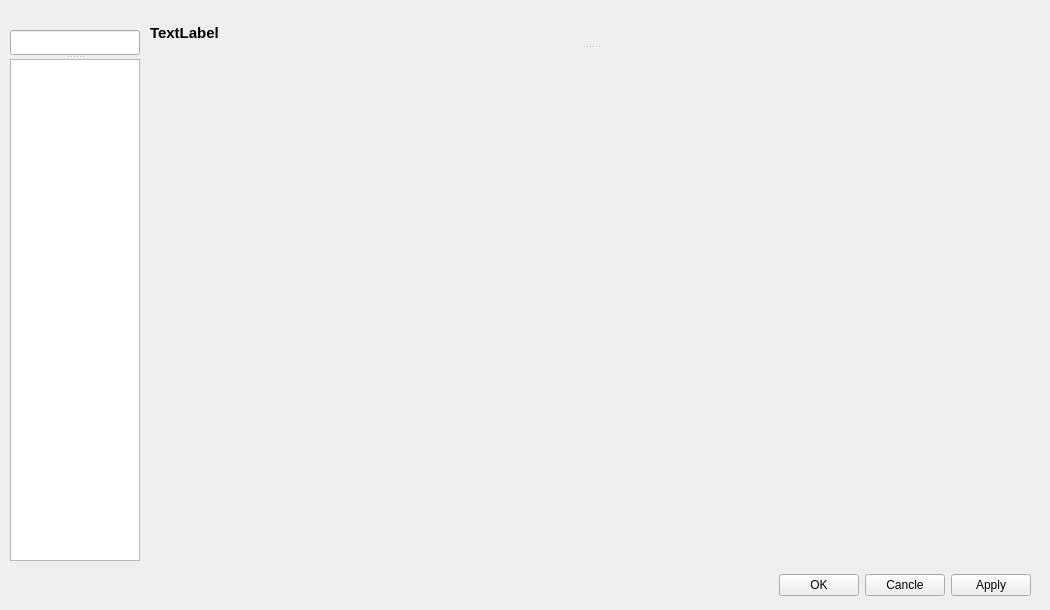
<?xml version="1.0" encoding="UTF-8"?>
<ui version="4.0">
 <class>SettingMainWindow</class>
 <widget class="QMainWindow" name="SettingMainWindow">
  <property name="geometry">
   <rect>
    <x>0</x>
    <y>0</y>
    <width>1050</width>
    <height>610</height>
   </rect>
  </property>
  <property name="minimumSize">
   <size>
    <width>1050</width>
    <height>610</height>
   </size>
  </property>
  <property name="maximumSize">
   <size>
    <width>1050</width>
    <height>610</height>
   </size>
  </property>
  <property name="windowTitle">
   <string>MainWindow</string>
  </property>
  <widget class="QWidget" name="centralwidget">
   <widget class="QWidget" name="horizontalLayoutWidget">
    <property name="geometry">
     <rect>
      <x>10</x>
      <y>570</y>
      <width>1021</width>
      <height>31</height>
     </rect>
    </property>
    <layout class="QHBoxLayout" name="horizontalLayout_5">
     <item>
      <spacer name="horizontalSpacer_2">
       <property name="orientation">
        <enum>Qt::Horizontal</enum>
       </property>
       <property name="sizeHint" stdset="0">
        <size>
         <width>40</width>
         <height>20</height>
        </size>
       </property>
      </spacer>
     </item>
     <item>
      <widget class="QPushButton" name="pushButton_OK">
       <property name="text">
        <string>OK</string>
       </property>
      </widget>
     </item>
     <item>
      <widget class="QPushButton" name="pushButton_Cancle">
       <property name="text">
        <string>Cancle</string>
       </property>
      </widget>
     </item>
     <item>
      <widget class="QPushButton" name="pushButton_Apply">
       <property name="text">
        <string>Apply</string>
       </property>
      </widget>
     </item>
    </layout>
   </widget>
   <widget class="QSplitter" name="splitter_2">
    <property name="geometry">
     <rect>
      <x>10</x>
      <y>30</y>
      <width>130</width>
      <height>531</height>
     </rect>
    </property>
    <property name="orientation">
     <enum>Qt::Horizontal</enum>
    </property>
    <widget class="QSplitter" name="splitter">
     <property name="orientation">
      <enum>Qt::Vertical</enum>
     </property>
     <widget class="QLineEdit" name="lineEdit_search">
      <property name="minimumSize">
       <size>
        <width>130</width>
        <height>25</height>
       </size>
      </property>
      <property name="maximumSize">
       <size>
        <width>130</width>
        <height>25</height>
       </size>
      </property>
     </widget>
     <widget class="QListWidget" name="listWidgetItem">
      <property name="minimumSize">
       <size>
        <width>130</width>
        <height>0</height>
       </size>
      </property>
      <property name="maximumSize">
       <size>
        <width>130</width>
        <height>16777215</height>
       </size>
      </property>
     </widget>
    </widget>
   </widget>
   <widget class="QSplitter" name="splitter_3">
    <property name="geometry">
     <rect>
      <x>150</x>
      <y>20</y>
      <width>881</width>
      <height>541</height>
     </rect>
    </property>
    <property name="orientation">
     <enum>Qt::Vertical</enum>
    </property>
    <widget class="QLabel" name="tabMainTopTitle">
     <property name="minimumSize">
      <size>
       <width>0</width>
       <height>25</height>
      </size>
     </property>
     <property name="maximumSize">
      <size>
       <width>16777215</width>
       <height>25</height>
      </size>
     </property>
     <property name="font">
      <font>
       <pointsize>11</pointsize>
       <weight>75</weight>
       <bold>true</bold>
      </font>
     </property>
     <property name="text">
      <string>TextLabel</string>
     </property>
    </widget>
    <widget class="QWidget" name="saveForWidget" native="true">
     <property name="minimumSize">
      <size>
       <width>0</width>
       <height>0</height>
      </size>
     </property>
    </widget>
   </widget>
  </widget>
 </widget>
 <resources/>
 <connections/>
</ui>
